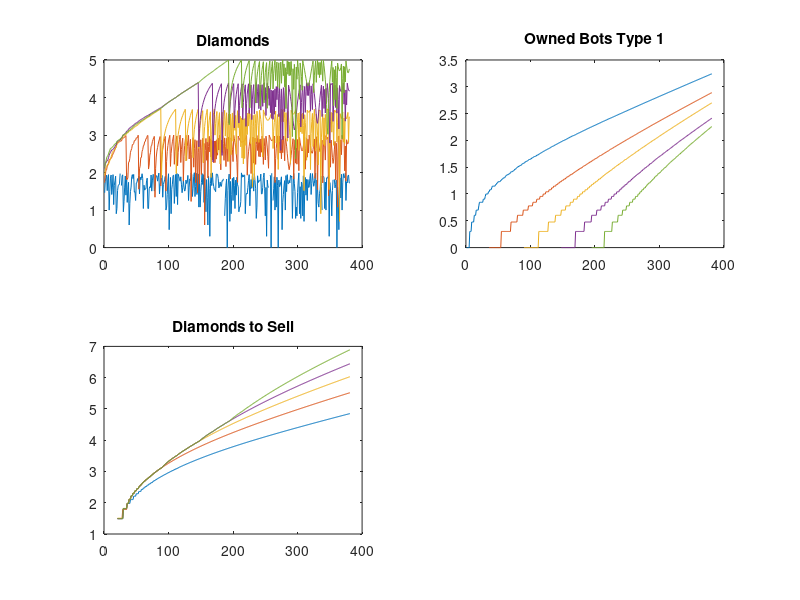

Write MATLAB code to recreate this figure.
close all
clear all

days = 380;

energy_per_hour = [7 72 375 1920 9600 25000 60000 120000];
cost_per_bot = [100 1000 5000 25000 100000 250000 500000 900000 ]; % in diamonds
owned_bots = zeros(days,8);
owned_bots(1,:) = [1 0 0 0 0 0 0 0];
energy_diamond_ratio = 100;
bonus_rate=50;

%plot((energy_per_hour./cost_per_bot));

% First Scenario - Always Buy first Robot when Possible
energy = 0;
diamonds = zeros(days,1);
wallet=zeros(days,1);
for j=1:5%length(cost_per_bot)
bot_to_buy = j;
for i=1:days
    energy = energy + sum(owned_bots(i,:).*energy_per_hour)*24;
    if energy >= 10000
        energy_sold = energy-mod(energy,300);
        energy = mod(energy,300);
        converted_diamonds = energy_sold/energy_diamond_ratio; 
        earned_diamonds = floor(converted_diamonds*.7);
        wallet_diamonds = converted_diamonds-earned_diamonds;
        earned_diamonds = earned_diamonds +floor(rand()*bonus_rate);
        %fprintf('%d\n',earned_diamonds);
    else
        wallet_diamonds = 0;
        earned_diamonds = floor(rand()*bonus_rate);
    end
    wallet(i+1) = wallet(i)+wallet_diamonds;
    diamonds(i)=diamonds(i)+earned_diamonds;
    
    if diamonds(i) >= cost_per_bot(bot_to_buy)
        owned_bots(i+1,bot_to_buy) = owned_bots(i,bot_to_buy) + (diamonds(i)-mod(diamonds(i),cost_per_bot(bot_to_buy)))/cost_per_bot(bot_to_buy);
        diamonds(i) = mod(diamonds(i),cost_per_bot(bot_to_buy));
        diamonds(i+1) = diamonds(i);
    else
        owned_bots(i+1,bot_to_buy)=owned_bots(i,bot_to_buy);
        diamonds(i+1) = diamonds(i);
    end
    
end
d(:,j)=diamonds;
owned(:,j)=owned_bots(:,bot_to_buy);
w(:,j)=wallet(:);
end
figure;
subplot(2,2,1)
plot(log10(d))
title('Diamonds')
subplot(2,2,2);
plot(log10(owned))
title('Owned Bots Type 1')

subplot(2,2,3);
plot(log10(w))
title('Diamonds to Sell');

owned(95,:)
    
    